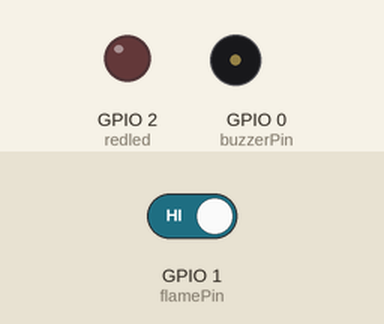
This sketch was run on a simulated ESP32-C6. Parts: output pins drawn as LEDs (lit = HIGH), buzzer (waves = sounding, pin HIGH). Inputs (shaded band) come from the test bench; at power-on: GPIO 1 (flamePin) HIGH.

Above: at 1.2 s.
1.3 s: GPIO 1 (flamePin) driven LOW
At 2.3 s:
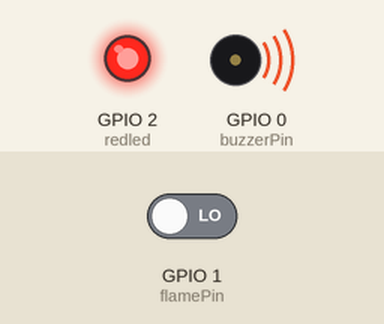
2.8 s: GPIO 1 (flamePin) driven HIGH
At 3.4 s:
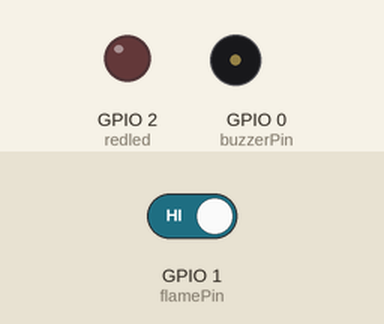
Timing chart, 0 to 5.8 s (numbered marks = the images above; inputs shaded):
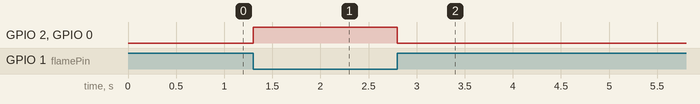

The sketch:

fire-alert-system-with-XIAO-ESP32-C6-and-flame-sensor.ino
```cpp
//Tech Trends Shameer
//Flame Detection using XIAO ESP32 C6 and Flame Sensor

const int buzzerPin = 0;
const int flamePin = 1;
int Flame = HIGH;
int redled = 2;
void setup()
{
  pinMode(buzzerPin, OUTPUT);
  pinMode(redled, OUTPUT);

  pinMode(flamePin, INPUT);
  Serial.begin(9600);
}

void loop()
{
  Flame = digitalRead(flamePin);
  if (Flame== LOW)
  {
    digitalWrite(buzzerPin, HIGH);
    digitalWrite(redled, HIGH);
  }
  else
  {
    digitalWrite(buzzerPin, LOW);
    digitalWrite(redled, LOW);
  }
}
```

Measured:
- after the input at 1.3 s, GPIO 2 (redled), GPIO 0 (buzzerPin): LOW → HIGH at once
- after the input at 2.8 s, GPIO 2 (redled), GPIO 0 (buzzerPin): HIGH → LOW at once
